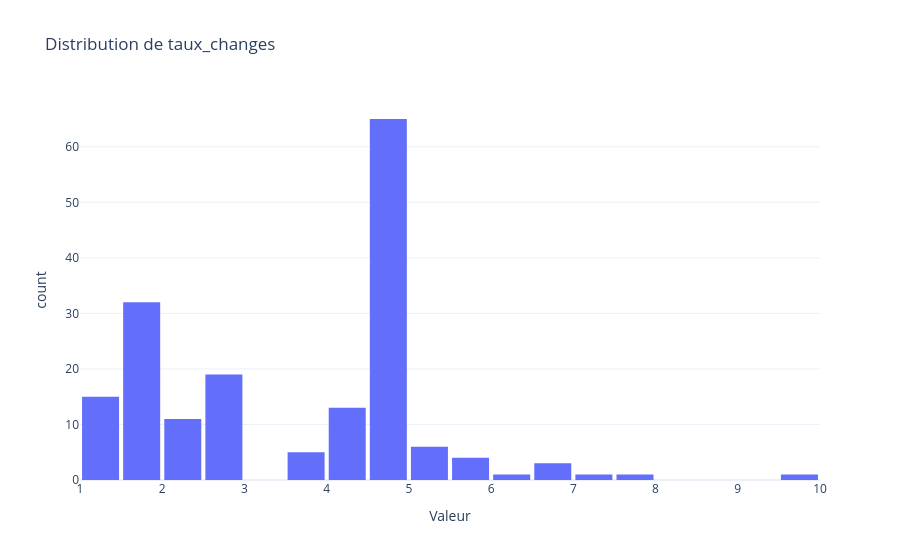
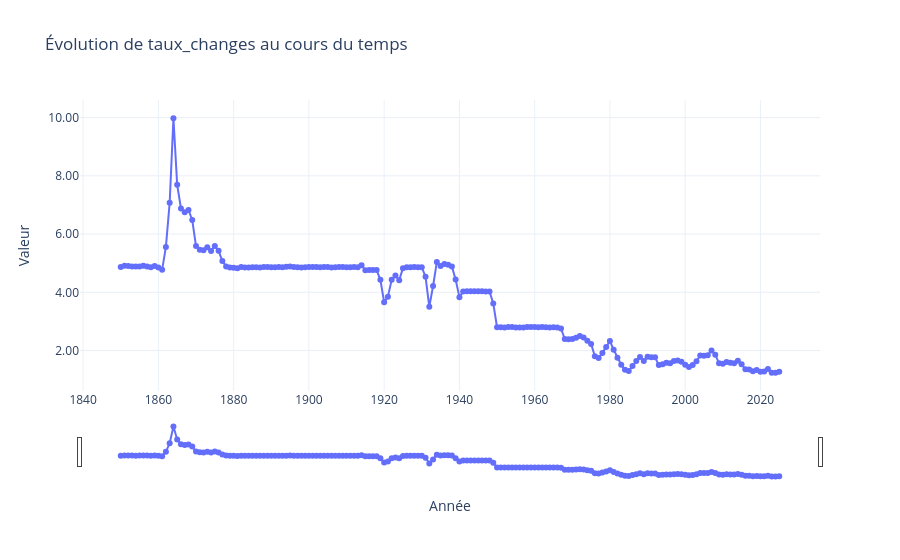

Write notebook code for charts like these, in order.
### Markdown cell above
### Taux de change (£/$)

### Code cell
print(f"{df["taux_changes"].describe()}\n")

histogram(df, 'taux_changes')

time_evo(df, 'taux_changes')

### Figure 1 — Plotly figure (JSON) as saved in the notebook; plotly's stock layout.template omitted (floating-point values rounded to 4 significant figures; data arrays with more than 128 entries replaced by an {"elided": "..."} marker saying what was removed)
{"data": [{"bingroup": "x", "hovertemplate": "Valeur=%{x}<br>count=%{y}<extra></extra>", "legendgroup": "", "marker": {"color": "#636EFA", "pattern": {"shape": ""}}, "name": "", "nbinsx": 20, "orientation": "v", "showlegend": false, "type": "histogram", "x": {"elided": "177 float values"}, "xaxis": "x", "yaxis": "y"}], "layout": {"bargap": 0.1, "barmode": "relative", "legend": {"tracegroupgap": 0}, "title": {"text": "Distribution de taux_changes"}, "xaxis": {"anchor": "y", "domain": [0, 1], "tickformat": "d", "title": {"text": "Valeur"}}, "yaxis": {"anchor": "x", "domain": [0, 1], "title": {"text": "count"}}}}

### Figure 2 — Plotly figure (JSON) as saved in the notebook; plotly's stock layout.template omitted (floating-point values rounded to 4 significant figures; data arrays with more than 128 entries replaced by an {"elided": "..."} marker saying what was removed)
{"data": [{"hovertemplate": "Année=%{x}<br>Valeur=%{y}<extra></extra>", "legendgroup": "", "line": {"color": "#636efa", "dash": "solid"}, "marker": {"symbol": "circle"}, "mode": "lines+markers", "name": "", "orientation": "v", "showlegend": false, "type": "scatter", "x": {"elided": "177 float values"}, "xaxis": "x", "y": {"elided": "177 float values"}, "yaxis": "y"}], "layout": {"legend": {"tracegroupgap": 0}, "title": {"text": "Évolution de taux_changes au cours du temps"}, "xaxis": {"anchor": "y", "domain": [0, 1], "rangeslider": {"visible": true}, "tickformat": "d", "title": {"text": "Année"}}, "yaxis": {"anchor": "x", "domain": [0, 1], "tickformat": ".2f", "title": {"text": "Valeur"}}}}
